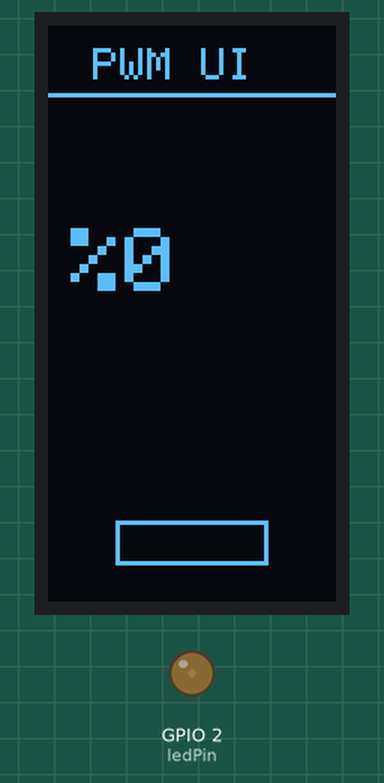
A sketch run on a simulated ESP32. Shown: 64×128 one-colour display, output pins drawn as LEDs (lit = HIGH).

Above: at 0.2 s.
At 10.0 s:
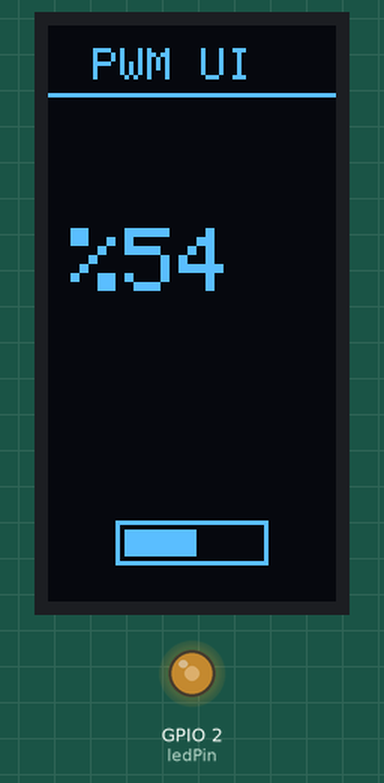
At 19.79 s:
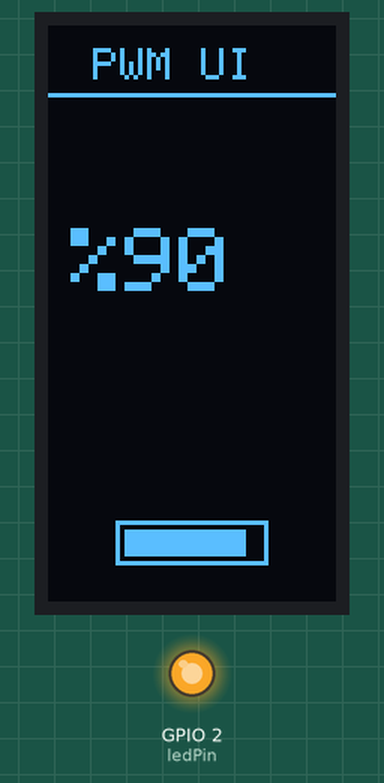
At 39.73 s:
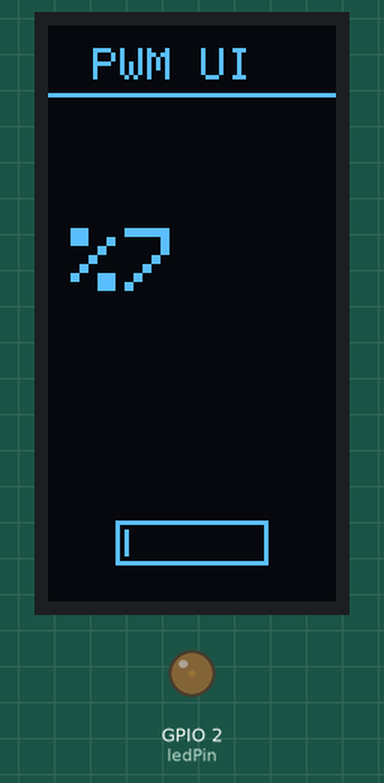
Timing chart, 0 to 40.0 s (numbered marks = the images above):
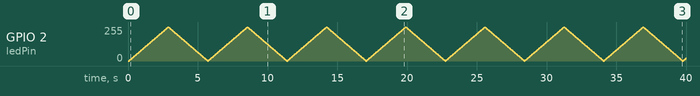

The sketch:

OLED-LED-Dimmer.ino
```cpp
#include <Wire.h>
#include <Adafruit_GFX.h>
#include <Adafruit_SH110X.h>

#define i2c_Address 0x3c
Adafruit_SH1106G display = Adafruit_SH1106G(128, 64, &Wire, -1);

const int ledPin = 2;
const int pwmChannel = 0;
const int freq = 5000;
const int resolution = 8;

int brightness = 0;
bool fadingIn = true;

void setup() {
  ledcSetup(pwmChannel, freq, resolution);
  ledcAttachPin(ledPin, pwmChannel);

  display.begin(i2c_Address, true);
  display.setRotation(1);
  display.clearDisplay();
}

void loop() {
  ledcWrite(pwmChannel, brightness);

  int percent = map(brightness, 0, 255, 0, 100);

  display.clearDisplay();
  display.setTextSize(1);
  display.setTextColor(SH110X_WHITE);
  display.setCursor(10, 5);
  display.println("PWM UI");
  display.drawLine(0, 15, 64, 15, SH110X_WHITE);

  display.setTextSize(2);
  display.setCursor(5, 45);
  display.print("%");
  display.print(percent);

  int barHeight = map(percent, 0, 100, 0, 50);
  display.drawRect(15, 110, 34, 10, SH110X_WHITE);
  display.fillRect(17, 112, barHeight * 0.6, 6, SH110X_WHITE);

  display.display();

  if (fadingIn) {
    brightness += 5;
    if (brightness >= 255) fadingIn = false;
  } else {
    brightness -= 5;
    if (brightness <= 0) fadingIn = true;
  }

  delay(30);
}
```
